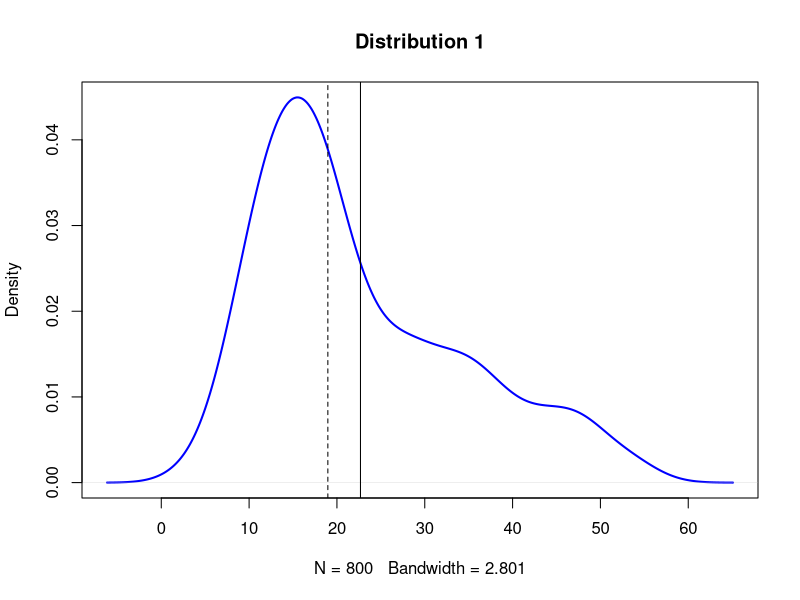
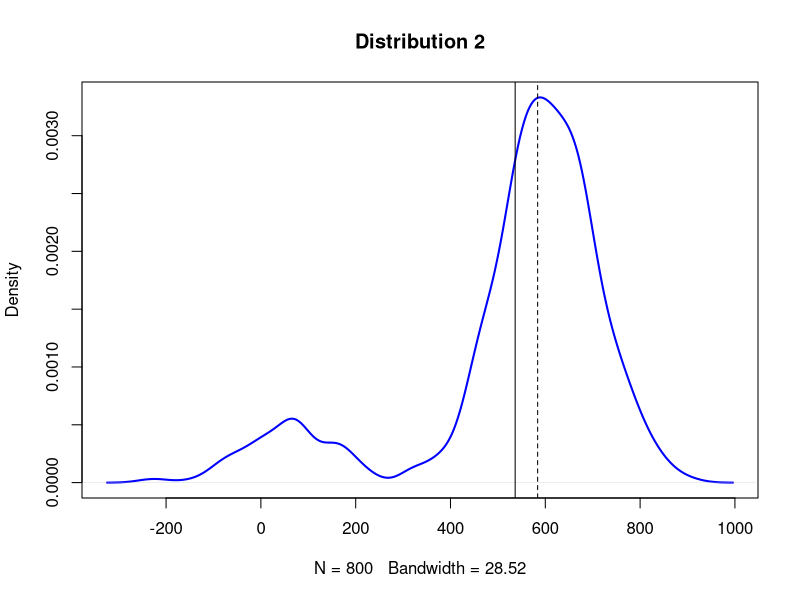
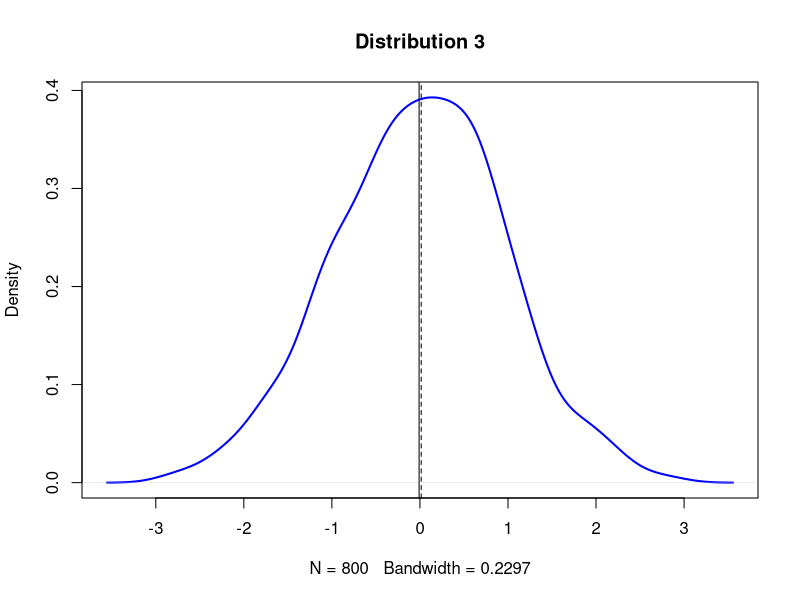
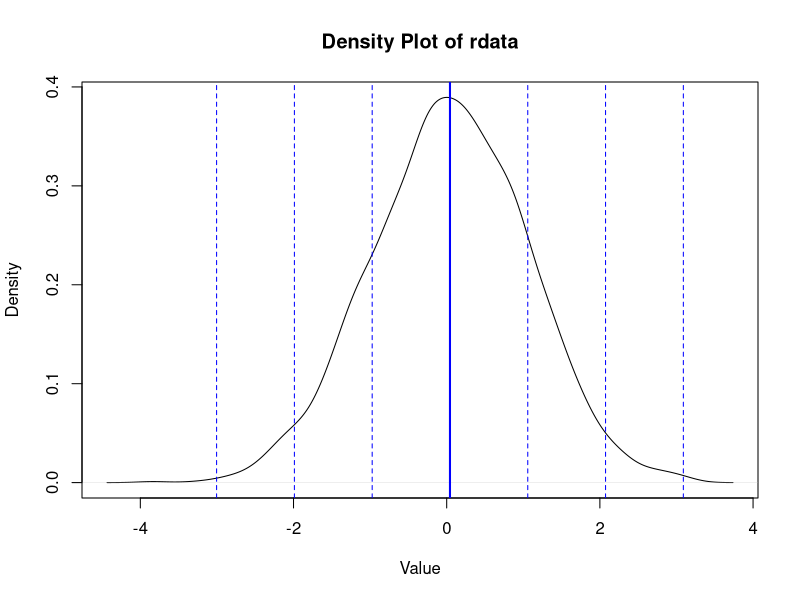
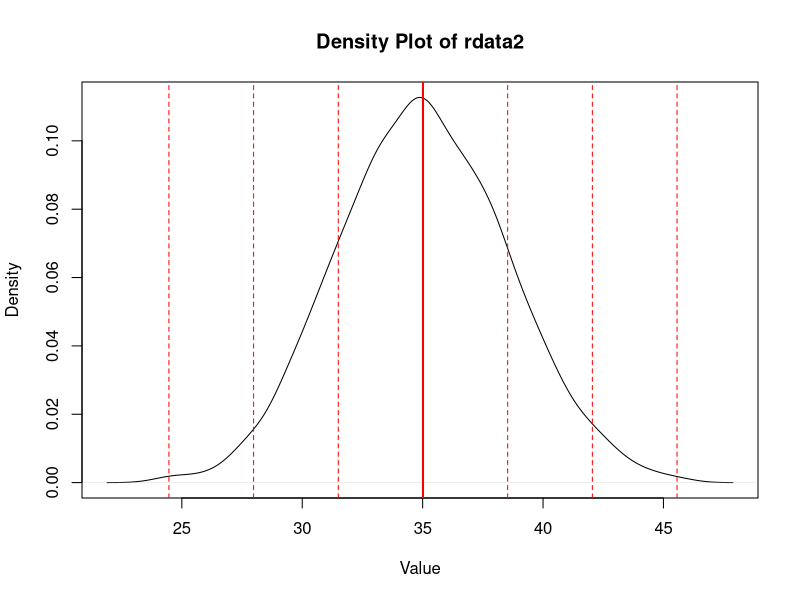

Reproduce these figures in R, in order.
## ---- chunk 1
add_plus_sign_or_not <- function(x) {
  formatted <- ifelse(x >= 0, paste("+", x, sep=""), as.character(x))
  return(formatted)
  }
## ---- chunk 2
# Three normally distributed data sets
d1 <- rnorm(n=500, mean=15, sd=5)
d2 <- rnorm(n=200, mean=30, sd=5)
d3 <- rnorm(n=100, mean=45, sd=5)

# Combining them into a composite dataset
d123 <- c(d1, d2, d3)

# Plot the density function of d123
plot(density(d123), col="blue", lwd=2, 
     main = "Distribution 1")

# Add vertical lines showing mean(solid) and median(dashed)
abline(v=mean(d123))
abline(v=median(d123), lty="dashed")
## ---- chunk 3
# Three normally distributed data sets, with their means and standard deviations being modified, though
d1 <- rnorm(n=500, mean=600, sd=100)
d2 <- rnorm(n=200, mean=600, sd=100)
d3 <- rnorm(n=100, mean=60, sd=100)

# Combining them into a composite dataset
d123 <- c(d1, d2, d3)

# Plot the density function of d123
plot(density(d123), col="blue", lwd=2, 
     main = "Distribution 2")

# Add vertical lines showing mean(solid) and median(dashed)
abline(v=mean(d123))
abline(v=median(d123), lty="dashed")
## ---- chunk 4
# Compute and print mean and median
mean2 <- mean(d123)
median2 <- median(d123)
print("Distribution 2")
cat("Mean:", mean2, "\n")
cat("Median:", median2, "\n")
## ---- chunk 5
# Use rnorm() to simulate data with the size of 800 
d4 <- rnorm(800)

# Plot the density function of d4
plot(density(d4), col="blue", lwd=2, 
     main = "Distribution 3")

# Add vertical lines showing mean(solid) and median(dashed)
abline(v=mean(d4))
abline(v=median(d4), lty="dashed")
## ---- chunk 6
# Compute and print mean and median
mean3 <- mean(d4)
median3 <- median(d4)
print("Distribution 3")
cat("Mean:", mean3, "\n")
cat("Median:", median3, "\n")
## ---- chunk 7
# Randomly generate a normally-distributed dataset (n = 2000) by rnorm(). Note that rnorm() has the default mean value of 0 and sd of 1
rdata <-rnorm(2000)

# Compute the mean and sd of rdata
mean_rdata <- mean(rdata)
sd_rdata <- sd(rdata)

# Plot the density function of rdata
plot(density(rdata), main="Density Plot of rdata", xlab="Value", ylab="Density")
abline(v=mean_rdata, col="blue", lwd=2)

# Place the lines of mean and 1st, 2nd, and 3rd standard deviations to the left and right of the mean
sd_positions <- c(-3, -2, -1, 1, 2, 3) * sd_rdata + mean_rdata
abline(v=sd_positions, lty="dashed", col="blue")
## ---- chunk 8
print("rdata")
# Compute how many std away the quartiles are
result_2b <- (quantile(rdata)-mean(rdata))/sd(rdata)
# Keep the positive or negative sign by predefined add_plus_sign_or_not()
add_plus_sign_or_not(round(result_2b, 5))
## ---- chunk 9
rdata2 <-rnorm(2000, mean=35, sd= 3.5)

# Compute the mean and sd of rdata2
mean_rdata2 <- mean(rdata2)
sd_rdata2 <- sd(rdata2)

# Plot the density function of rdata2
plot(density(rdata2), main="Density Plot of rdata2", xlab="Value", ylab="Density")
abline(v=mean_rdata2, col="red", lwd=2)

# Place the lines of mean and 1st, 2nd, and 3rd standard deviations to the left and right of the mean
sd_positions <- c(-3, -2, -1, 1, 2, 3) * sd_rdata2 + mean_rdata2
abline(v=sd_positions, lty="dashed", col="red")
## ---- chunk 10
print("rdata2")
# Compute how many std away the quartiles are
result_2c <- (quantile(rdata2)-mean(rdata2))/sd(rdata2)
# Keep the positive or negative sign by predefined add_plus_sign_or_not()
add_plus_sign_or_not(round(result_2c, 5))
## ---- chunk 11
# Calculate quartiles for rdata
quartiles_rdata <- quantile(rdata, probs = c(0.25, 0.75))
# Standard deviations away from the mean for each quartile in rdata
sd_away_rdata <- (quartiles_rdata - mean_rdata) / sd_rdata

# Calculate quartiles for rdata2
quartiles_rdata2 <- quantile(rdata2, probs = c(0.25, 0.75))
# Standard deviations away from the mean for each quartile in rdata2
sd_away_rdata2 <- (quartiles_rdata2 - mean_rdata2) / sd_rdata2

# Printing results
sd_away_rdata <- add_plus_sign_or_not(round(sd_away_rdata, 5))
sd_away_rdata2<- add_plus_sign_or_not(round(sd_away_rdata2, 5))
cat("SDs away from mean for rdata (1st and 3rd quartiles):", sd_away_rdata, "\n")
cat("SDs away from mean for rdata2 (1st and 3rd quartiles):", sd_away_rdata2, "\n")
## ---- chunk 12
print("d123")
# Compute how many std away the quartiles are
result_2d <- (quantile(d123)-mean(d123))/sd(d123)
# Keep the positive or negative sign by predefined add_plus_sign_or_not()
add_plus_sign_or_not(round(result_2d, 5))
## ---- chunk 13
# Calculate quartiles for d123
quartiles_d123 <- quantile(d123, probs = c(0.25, 0.75))
# Standard deviations away from the mean for each quartile in rdata2
sd_away_d123 <- (quartiles_d123 - mean(d123))/ sd(d123)
sd_away_d123 <- add_plus_sign_or_not(round(sd_away_d123, 5))

# Printing results
cat("SDs away from mean for rdata (1st and 3rd quartiles):", sd_away_rdata, "\n")
cat("SDs away from mean for d123 (1st and 3rd quartiles):", sd_away_d123, "\n")
## ---- chunk 14
rand_data <- rnorm(800, mean=20, sd=5)

# Number of observations
n <- length(rand_data)

# Range of the data
data_range <- max(rand_data) - min(rand_data)

# (i) Sturges’ formula
k_sturges <- ceiling(1 + log2(n))
h_sturges <- data_range / k_sturges

# (ii) Scott’s normal reference rule
sd_rand_data <- sd(rand_data)
h_scott <- 3.49 * sd_rand_data / (n^(1/3))
k_scott <- data_range / h_scott

# (iii) Freedman-Diaconis’ choice
iqr_rand_data <- IQR(rand_data)
h_freedman <- 2 * iqr_rand_data / (n^(1/3))
k_freedman <- data_range / h_freedman

# Print results
cat("Sturges' formula: k =", k_sturges, ", h =", h_sturges, "\n")
cat("Scott’s rule: k =", k_scott, ", h =", h_scott, "\n")
cat("Freedman-Diaconis' choice: k =", k_freedman, ", h =", h_freedman, "\n")

## ---- chunk 15
# Inserting outliers into the original dataset
out_data <- c(rand_data, runif(10, min=40, max=60)) 

# Number of observations
n <- length(out_data)

# Range of the data
data_range <- max(out_data) - min(out_data)

# (i) Sturges’ formula
k_sturges2 <- ceiling(1 + log2(n))
h_sturges2 <- data_range / k_sturges2

# (ii) Scott’s normal reference rule
sd_out_data <- sd(out_data)
h_scott2 <- 3.49 * sd_out_data/ (n^(1/3))
k_scott2 <- data_range / h_scott2

# (iii) Freedman-Diaconis’ choice
iqr_out_data <- IQR(out_data)
h_freedman2 <- 2 * iqr_out_data / (n^(1/3))
k_freedman2 <- data_range / h_freedman2

# Print results
print("out_data")
cat("Sturges' formula: k =", k_sturges2, ", h =", h_sturges2, "\n")
cat("Scott’s rule: k =", k_scott2, ", h =", h_scott2, "\n")
cat("Freedman-Diaconis' choice: k =", k_freedman2, ", h =", h_freedman2, "\n")
## ---- chunk 16
# Computing the bin width differences
hdiff_sturge <- abs(h_sturges - h_sturges2)
hdiff_scott <- abs(h_scott - h_scott2)
hdiff_freedman <- abs(h_freedman - h_freedman2)

print("Bin width differences")
cat("Sturges' formula:" , hdiff_sturge, "\n")
cat("Scott’s rule:" , hdiff_scott, "\n")
cat("Freedman-Diaconis:" , hdiff_freedman, "\n")
